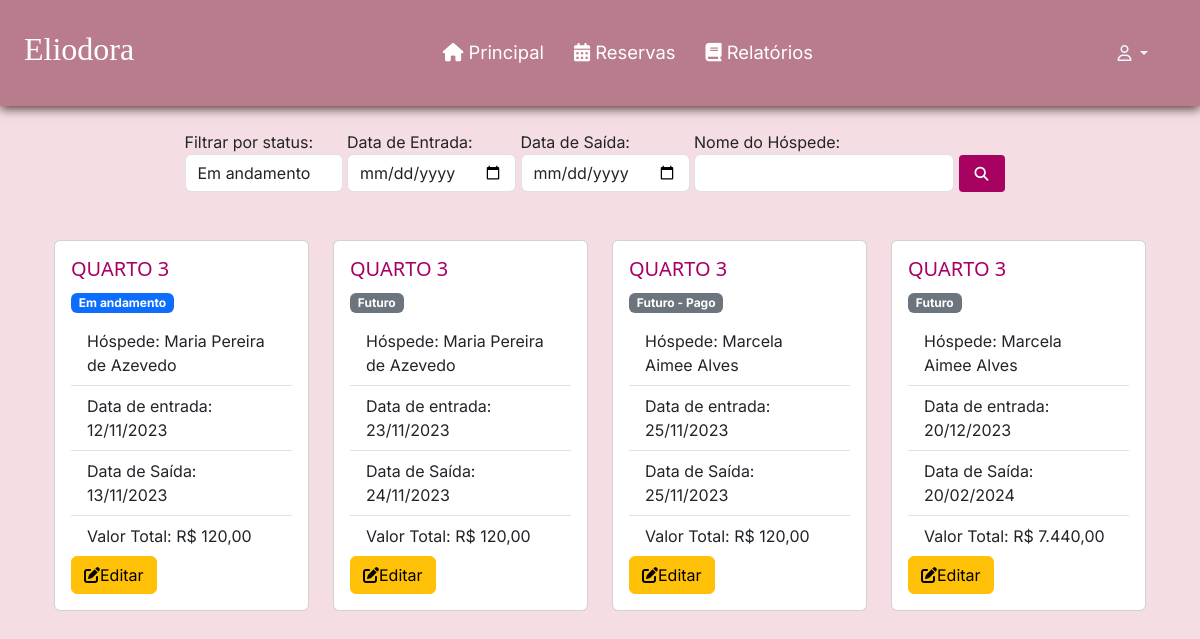
Before: /controlarReserva.php with the older database file.
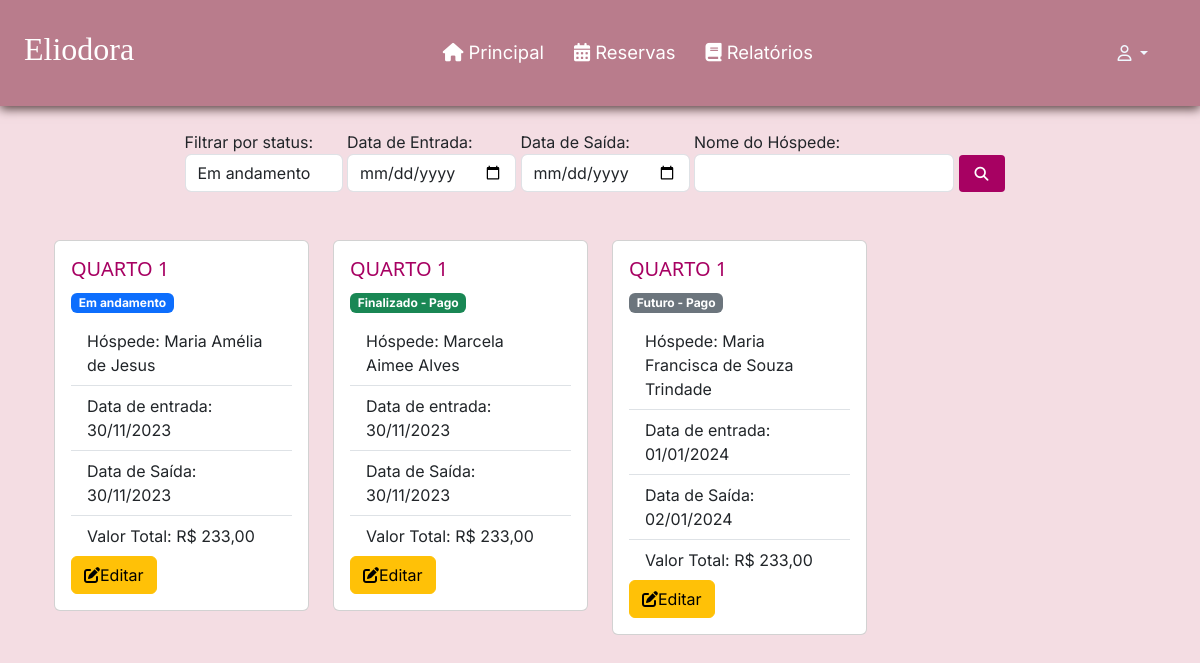
After: the same page with the newer database file.
### tables this page shows
CREATE TABLE `reserva` (
  `id` int(11) NOT NULL,
  `status` int(11) NOT NULL DEFAULT 1,
  `dataEntrada` date NOT NULL,
  `dataSaida` date NOT NULL,
  `valorTotalReserva` double(11,2) NOT NULL,
  `quantHospede` int(1) NOT NULL,
  `observacao` varchar(200) NOT NULL,
  `formaPagamento` varchar(45) NOT NULL,
  `id_hospede` int(11) DEFAULT NULL,
  `id_quarto` int(11) DEFAULT NULL,
  `id_funcionario` int(11) DEFAULT NULL,
  `datacadastro` datetime NOT NULL DEFAULT current_timestamp()
);

CREATE TABLE `quarto` (
  `id` int(11) NOT NULL,
  `status` varchar(3) NOT NULL,
  `numero` int(11) NOT NULL,
  `tipo` varchar(8) NOT NULL,
  `capacidade` int(45) NOT NULL,
  `valorDiaria` double(11,2) NOT NULL
);

CREATE TABLE `hospede` (
  `id` int(11) NOT NULL,
  `nome` varchar(100) NOT NULL,
  `cpf` varchar(15) NOT NULL,
  `dataNascimento` date NOT NULL,
  `genero` varchar(1) NOT NULL,
  `estado` varchar(100) NOT NULL,
  `cidade` varchar(100) NOT NULL,
  `bairro` varchar(100) NOT NULL,
  `endereco` varchar(100) NOT NULL,
  `numeroEndereco` int(11) NOT NULL,
  `cep` varchar(15) NOT NULL,
  `email` varchar(45) NOT NULL,
  `telefone` varchar(20) NOT NULL,
  `contatoEmergencia` varchar(20) NOT NULL
);

### controlarReserva.php (the view, shortened to what this page needs)
<?php
function getStatusName($statusNumber)
{
    switch ($statusNumber) {
        case 1:
            return ['Futuro', 'secondary'];
        case 2:
            return ['Futuro - Pago', 'secondary'];
        case 3:
            return ['Em andamento', 'primary'];
        case 4:
            return ['Finalizado - Pago', 'success'];
    }
}
require_once("conexao.php");
?>
<!DOCTYPE html>
<head>
    <link href="css/style.css" rel="stylesheet">
</head>
<?php require_once("cabecalho.php"); ?>
<?php require_once("menu.php");?>
<body>
    <br>
    <div class="container">
    <div class="row justify-content-center">
        <div class="col-md-9">
            <form method="GET" action="<?php echo $_SERVER['PHP_SELF']; ?>">
                <label for="statusSelect">Filtrar por status:
                    <select name="status" id="statusSelect" class="form-control mr-sm-2">
                        <option value="3" selected>Em andamento</option>
                    </select>
                </label>
                <label for="dataEntrada">Data de Entrada:
                    <input type="date" id="dataEntrada" name="dataEntrada" class="form-control mr-sm-2">
                </label>
                <label for="dataSaida">Data de Saída:
                    <input type="date" id="dataSaida" name="dataSaida" class="form-control mr-sm-2">
                </label>
                <label for="nome">Nome do Hóspede:
                    <input type="text" id="nome" name="nome" class="form-control mr-sm-2" value="<?= isset($_GET['nome']) ? $_GET['nome'] : '' ?>">
                </label>
                <button type="submit" class="filter-button"><i class="fa-solid fa-magnifying-glass"></i></button>
            </form>
        </div>
        <div class="row row-cols 1 row-cols-md-4 g-4">
            <?php
            $sql = "SELECT reserva.*, hospede.nome as hospede_nome, quarto.numero as quarto_numero
                    FROM reserva
                    LEFT JOIN hospede ON hospede.id = reserva.id_hospede
                    LEFT JOIN quarto ON quarto.id = reserva.id_quarto
                    WHERE 1";
            $sql .= " ORDER BY dataEntrada ASC;";
            $resultado = mysqli_query($conexao, $sql);
            if ($resultado) {
                $reservas = [];
                while ($linha = mysqli_fetch_array($resultado)) {
                    $reservas[] = $linha;
                }
                foreach ($reservas as $reserva) {
                    $statusInfo = getStatusName($reserva['status']);
                    $statusText = $statusInfo[0];
                    $statusClass = $statusInfo[1];
                    ?>
                    <div class="col-md">
                        <div class="card">
                            <div class="card-body">
                                <div class="card-title">
                                    <h5 style="color: #a70162; font-family: 'Segoe UI'">QUARTO
                                        <?= $reserva['quarto_numero'] ?>
                                    </h5>
                                    <label class="badge badge-pill text-bg-<?= $statusClass ?>">
                                        <?= $statusText ?>
                                    </label>
                                </div>
                                <ul class="list-group list-group-flush">
                                    <li class="list-group-item">Hóspede:
                                        <?= $reserva['hospede_nome'] ?>
                                    </li>
                                    <li class="list-group-item">Data de entrada:
                                        <?= date('d/m/Y', strtotime($reserva['dataEntrada'])) ?>
                                    </li>
                                    <li class="list-group-item">Data de Saída:
                                        <?= date('d/m/Y', strtotime($reserva['dataSaida'])) ?>
                                    </li>
                                    <li class="list-group-item">Valor Total: R$
                                        <?= number_format($reserva['valorTotalReserva'], 2, ',', '.') ?>
                                    </li>
                                </ul>
                                <a href="alterarReserva.php?id=<?= $reserva['id'] ?>" class="btn btn-warning">
                                    <i class="fa-solid fa-pen-to-square"></i>Editar
                                </a>
                            </div>
                        </div>
                    </div>
                    <?php
                }
            } else {
                echo "Erro na consulta: " . mysqli_error($conexao);
            }
            ?>
        </div>
    </div>
</body>
</html>

Changed rows visible on the page:
removed reserva: id_quarto.numero "3", status "Em andamento", id_hospede.nome "Maria Pereira de Azevedo", dataEntrada "12/11/2023", dataSaida "13/11/2023", valorTotalReserva "120,00"
removed reserva: id_quarto.numero "3", status "Futuro", id_hospede.nome "Maria Pereira de Azevedo", dataEntrada "23/11/2023", dataSaida "24/11/2023", valorTotalReserva "120,00"
added reserva: id_quarto.numero "1", status "Em andamento", id_hospede.nome "Maria Amélia de Jesus", dataEntrada "30/11/2023", dataSaida "30/11/2023", valorTotalReserva "233,00"
changed reserva "Marcela Aimee Alves": id_quarto.numero "3" → "1"; status "Futuro" → "Finalizado - Pago"; dataEntrada "20/12/2023" → "30/11/2023"; dataSaida "20/02/2024" → "30/11/2023"; valorTotalReserva "7.440,00" → "233,00"; moves up the list
changed reserva "Futuro - Pago": id_quarto.numero "3" → "1"; id_hospede.nome "Marcela Aimee Alves" → "Maria Francisca de Souza Trindade"; dataEntrada "25/11/2023" → "01/01/2024"; dataSaida "25/11/2023" → "02/01/2024"; valorTotalReserva "120,00" → "233,00"
